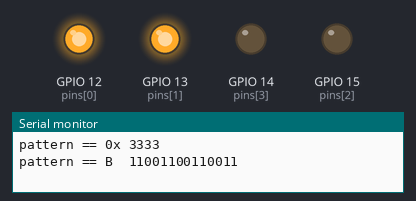
Bench run of a sketch on a simulated ESP32. Shown: output pins drawn as LEDs (lit = HIGH), the last lines printed to the serial monitor. Random numbers use the default seed unless the sketch sets one.

Above: at 1.0 s.
At 3.0 s:
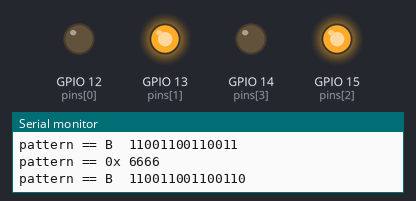
At 5.0 s:
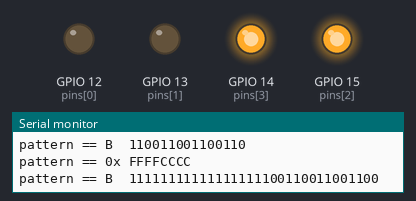
At 7.0 s:
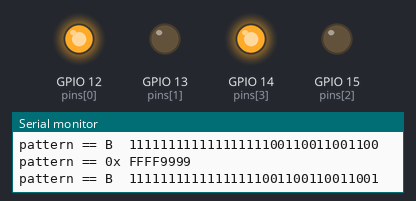
Timing chart, 0 to 10.4 s (numbered marks = the images above):
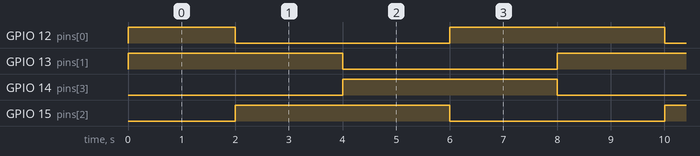

Measured:
- by itself, GPIO 12 (pins[0]): repeats every 8.0 s: LOW 4.0 s, HIGH 4.0 s
- by itself, GPIO 13 (pins[1]), GPIO 14 (pins[3]), GPIO 15 (pins[2]): alternates HIGH for 4.0 s and LOW for 4.0 s
- by itself, everything shown: repeats every 8.0 s, in 4 steps

The sketch:

ESP32_runninglight_rotleft.ino
```cpp
/*
  Test arduino function
  bit and bytes

  ## Rotate bit data right to left ##
  bit0 --> 1 --> 2 --> 3 --> ....---> bit 15

  The concept: Given data, x
  1. read x and check MSB -->
  2. shift x to left by one bit
  3. compare
            if MSB == 1, then add 1 to x
            if MSB == 0, do nothing
  Note:
  1. For 16-bits, apply unsigned int. Do not use signed int
  2. For 8-bits, apply byte

*/

// unsigned only.
// key in the pattern in HEX
//unsigned int pattern = 0x3333;
//byte pattern = 0x3333;
//uint16_t pattern = 0x3333;
int16_t pattern = 0x3333;

int pins[] = {12,13,15,14};

// number of LEDs
// for-loop number
int numofpins= sizeof(pins)/sizeof(pins[0]);


// the setup function runs once when you press reset or power the board
void setup() {
    Serial.begin(115200); // baudrate set in device manager

  // initialize digital pin LED_BUILTIN as an output.
    pinMode(12,OUTPUT);
    pinMode(13,OUTPUT);
    pinMode(14,OUTPUT);
    pinMode(15,OUTPUT);
}


// the loop function runs over and over again forever
void loop() {
    int mytime = random(50, 500);   // Running light rotate much lively. Can be a fix number

// Serial monitoring. To read slowly and at ease, increase delay()
    //Serial.print("Delay time ==  ");
    //Serial.println(mytime);   // delay time
    Serial.print("pattern == 0x ");
    Serial.println(pattern, HEX);   // data in HEX
    Serial.print("pattern == B  ");
    Serial.println(pattern, BIN);   // data in BIN
    //Serial.print("pattern AND 0x8000 == ");
    //Serial.println((pattern & 0x8000 > 0));

// update the pattern to the outputs. Only to declare pinouts.
   for (int i = 0; i < numofpins; i++) {
      bool mybool = bitRead(pattern, i);
      //Serial.print(i);
      //Serial.print("  ");
      //Serial.println(mybool);
      digitalWrite(pins[i],mybool);
    }

// rotate the pattern
    if ((pattern & 0x8000) > 0) {     // Bit test MSB. If MSB == 1, shift data then +1
      pattern = pattern << 1;         // Shift 1 bit left --> meaning shift in 0
      pattern++;                      // Add 1 at LSB
    } else {                          // Else
      pattern = pattern << 1;         // Shift 1 bit left. Then do nothing else.
    }

    delay(2000);
    //delay(mytime);   // During debugging, key in a bigger and fix number.
}
```
